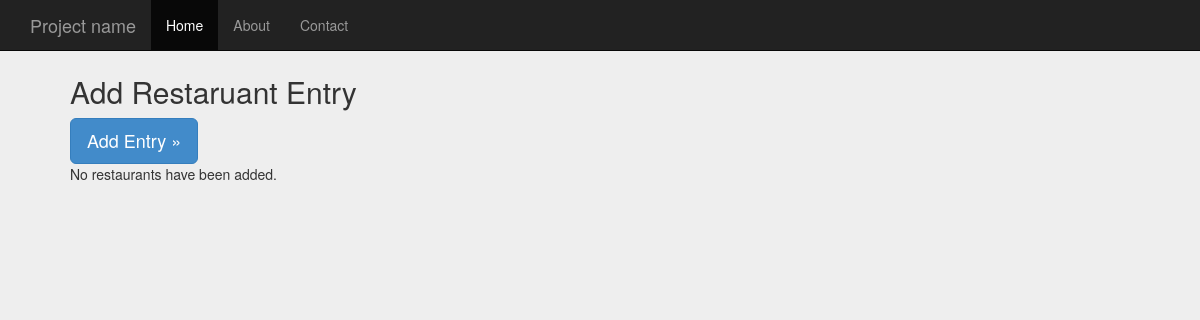
The app's page /brunch_app/, older data.
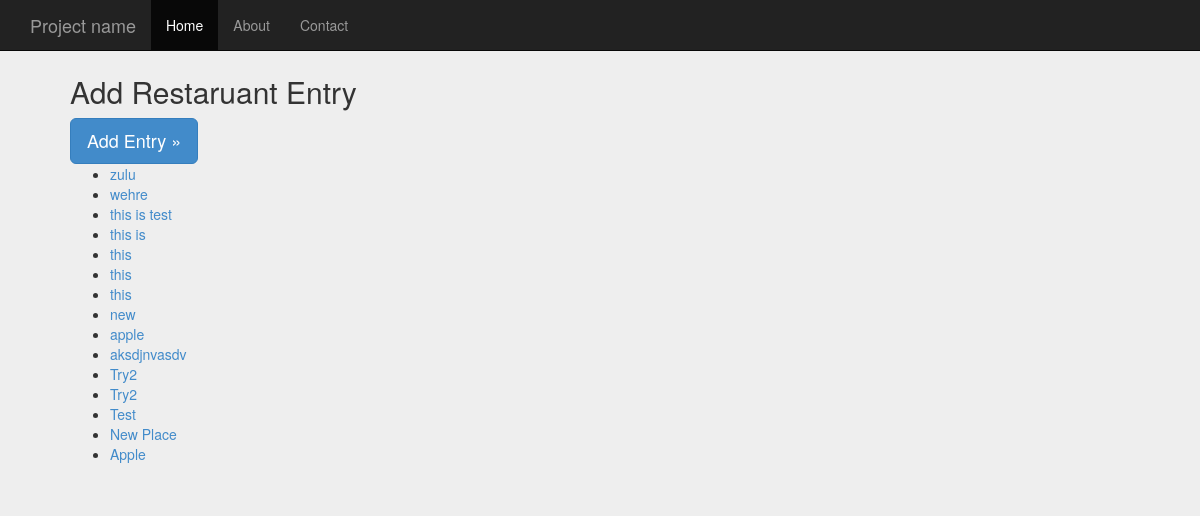
The same page, newer data.
### brunch_app/models.py (models this page shows)
class Restaurant(models.Model):
    name = models.CharField(max_length=50)
    location = models.CharField(max_length=50)
    status = models.BooleanField()

### brunch_app/views.py (the view)
def index (request):
    bucket_list = Restaurant.objects.order_by('-name')[:20]
    context = {'bucket_list': bucket_list}
    return render(request, 'brunch_app/index.html', context)

### brunch_app/templates/brunch_app/index.html (shortened to what this page needs)
<!DOCTYPE html>
<html lang="en">
  <head>
    {% load staticfiles %}
    <link type="text/css" href="{%static 'bootstrap\dist\css\bootstrap.css' %}" rel="stylesheet">
    <link type="text/css" href="{%static 'bootstrap\dist\css\Add-entry-template.css' %}" rel="stylesheet">
  </head>
    <body>
        <div class="navbar navbar-inverse navbar-fixed-top" role="navigation">
            <div class="container">
                <div class="navbar-header">
                    <a class="navbar-brand" href="#">Project name</a>
                </div>
                <div class="collapse navbar-collapse">
                    <ul class="nav navbar-nav">
                        <li class="active"><a href="#">Home</a></li>
                        <li><a href="#about">About</a></li>
                        <li><a href="#contact">Contact</a></li>
                    </ul>
                </div>
            </div>
        </div>
        <div class="container">
            <form class="form-signin" role="form" id="frm1" action="add.html">
                <h2 class="form-signin-heading">Add Restaruant Entry</h2>
                <button class="btn btn-lg btn-primary" class="form-inline" role="button">Add Entry &raquo;</button>
                {% if bucket_list %}
                    <ul>
                    {% for restaurant in bucket_list %}
                        <li><a href="{% url 'detail' restaurant.id %}">{{ restaurant.name }}</a></li>
                    {% endfor %}
                    </ul>
                {% else %}
                    <p>No restaurants have been added.</p>
                {% endif %}
            </form>
        </div>
    </body>
</html>

Row changes from the older to the newer data that the page shows:
added Restaurant: name "zulu"
added Restaurant: name "wehre"
added Restaurant: name "this is test"
added Restaurant: name "this is"
added Restaurant: name "this"
added Restaurant: name "this"
added Restaurant: name "this"
added Restaurant: name "new"
added Restaurant: name "apple"
added Restaurant: name "aksdjnvasdv"
added Restaurant: name "Try2"
added Restaurant: name "Try2"
added Restaurant: name "Test"
added Restaurant: name "New Place"
added Restaurant: name "Apple"
Text that changed along with them:
text no longer shown: "No restaurants have been added."
